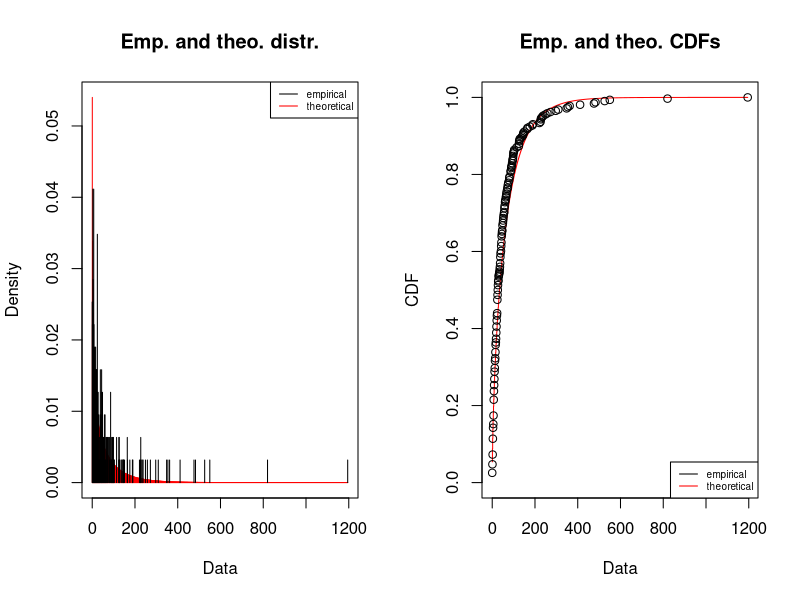

Reproduce this figure in R.
## ---- chunk 1
knitr::opts_chunk$set(echo = TRUE)

library(lubridate)
library(fitdistrplus)
library(lme4)

## ---- chunk 2

scm_climate_df <- read.delim("Dataframes/scm_model.csv", sep = ",")
scm_climate_df$date <- ymd(scm_climate_df$date)
scm_climate_df$record_id <- as.factor(scm_climate_df$record_id)
scm_climate_df

## ---- chunk 3

plot(fitdist(c(na.exclude(scm_climate_df$count)),"nbinom"))

## ---- chunk 4



## ---- chunk 5

model <- glmer.nb(count ~ scale(week) + scale(max_temp_f) + scale(min_temp_f) + scale(rain_inches) + (1 | record_id), data = scm_climate_df)
summary(model)
